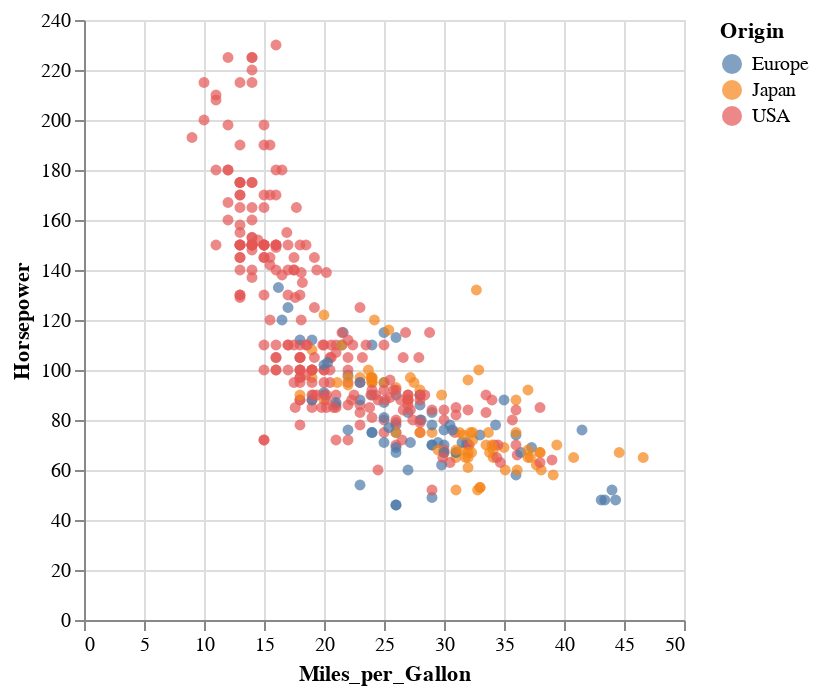

The code cell stored with this chart in its notebook:
### Code cell
alt.Chart(cars).mark_point(filled=True).encode(
    x="Miles_per_Gallon", 
    y="Horsepower",
    color="Origin",
    tooltip=["Name","Origin", "Miles_per_Gallon", "Horsepower"]
    ).interactive()
# interactive: zoom, brush

### Figure 1 — Vega-Lite specification as saved in the notebook (floating-point values rounded to 4 significant figures; data arrays with more than 128 entries replaced by an {"elided": "..."} marker saying what was removed)
{"config": {"view": {"continuousWidth": 300, "continuousHeight": 300}}, "data": {"name": "data-583e73726c1545c56c203344161a975c"}, "mark": {"type": "point", "filled": true}, "encoding": {"color": {"field": "Origin", "type": "nominal"}, "tooltip": [{"field": "Name", "type": "nominal"}, {"field": "Origin", "type": "nominal"}, {"field": "Miles_per_Gallon", "type": "quantitative"}, {"field": "Horsepower", "type": "quantitative"}], "x": {"field": "Miles_per_Gallon", "type": "quantitative"}, "y": {"field": "Horsepower", "type": "quantitative"}}, "params": [{"name": "param_1", "select": {"type": "interval", "encodings": ["x", "y"]}, "bind": "scales"}], "$schema": "https://vega.github.io/schema/vega-lite/v5.20.1.json", "datasets": {"data-583e73726c1545c56c203344161a975c": {"elided": "406 records"}}}
